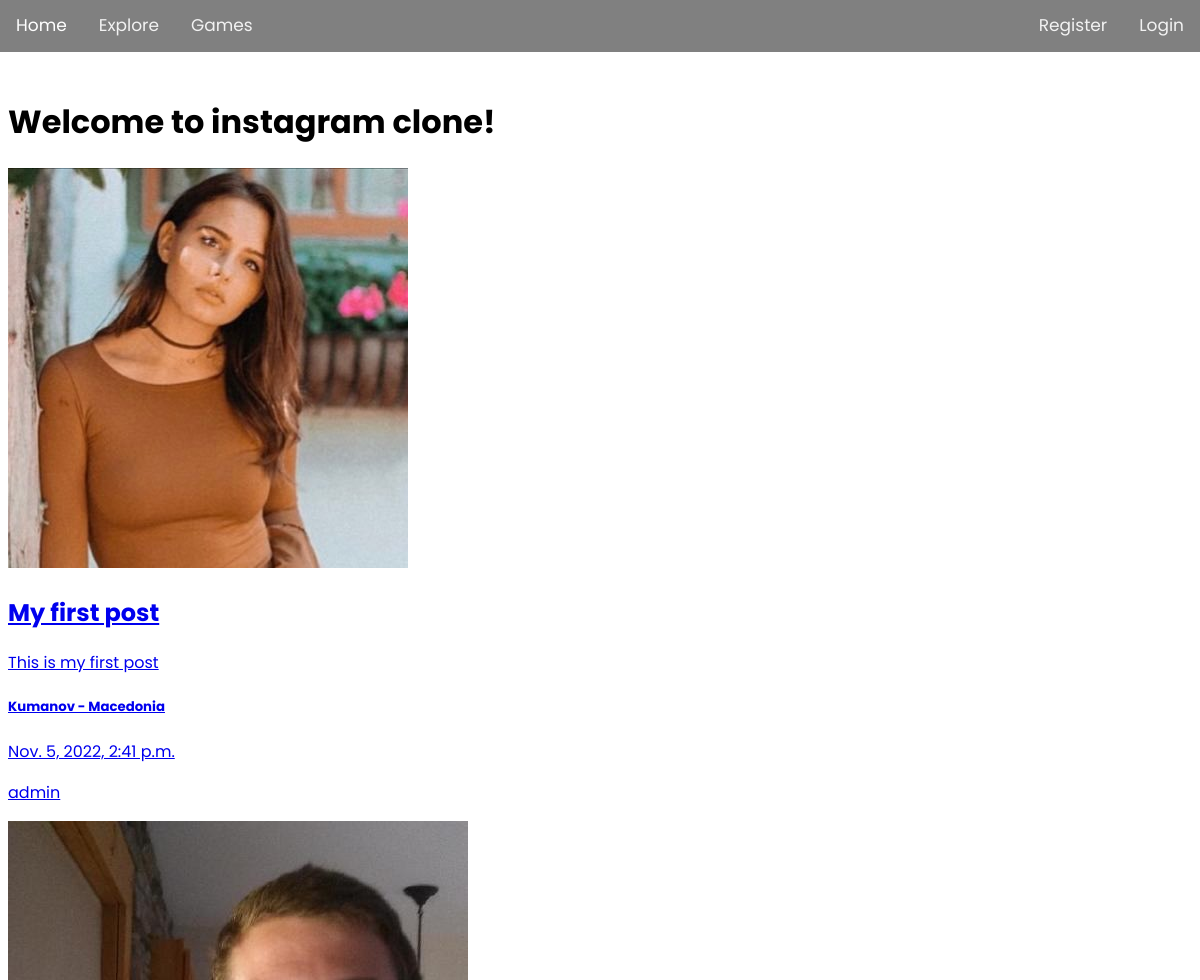
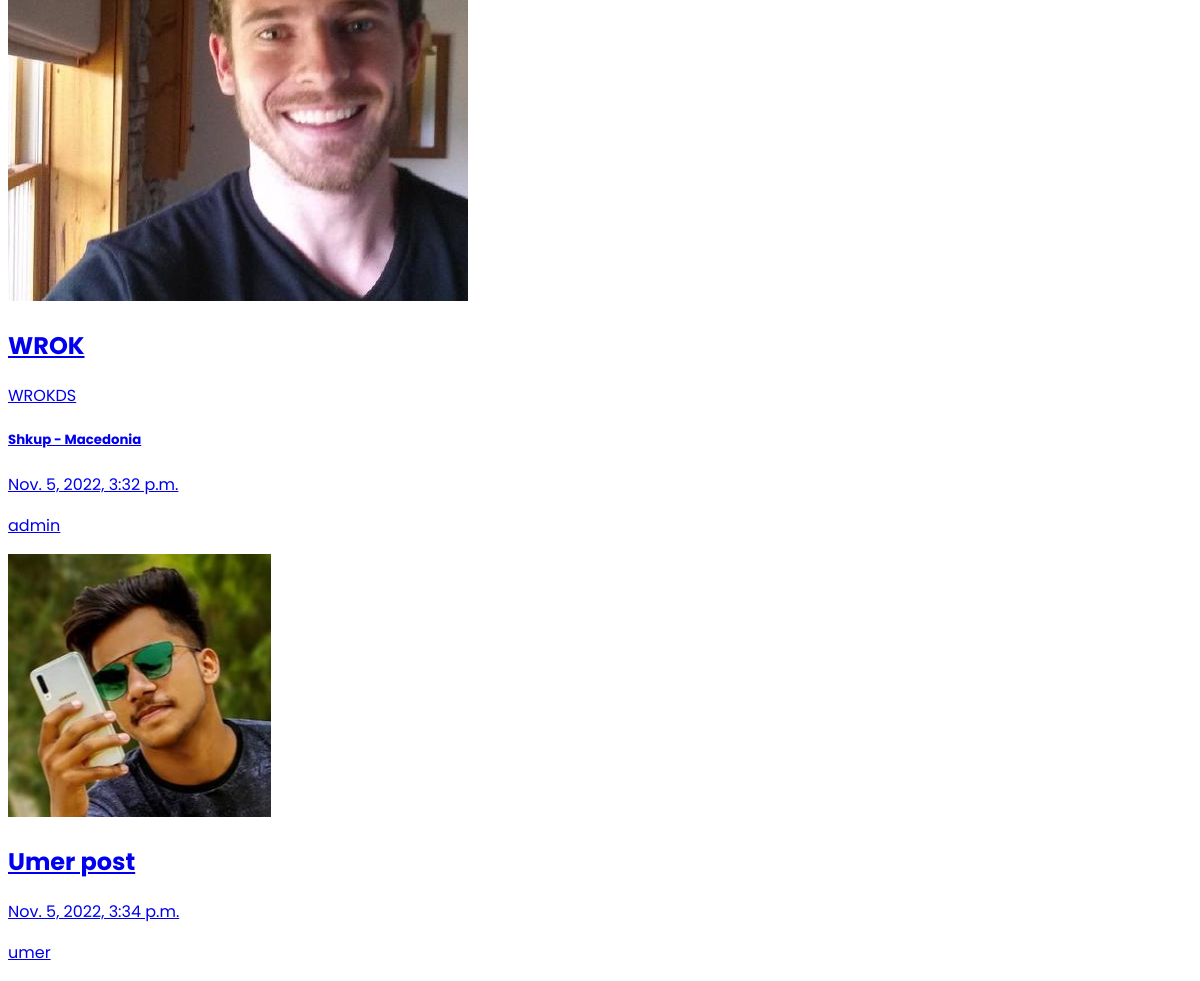
/, run on an earlier commit of the app's database (2 pictures, top to bottom).
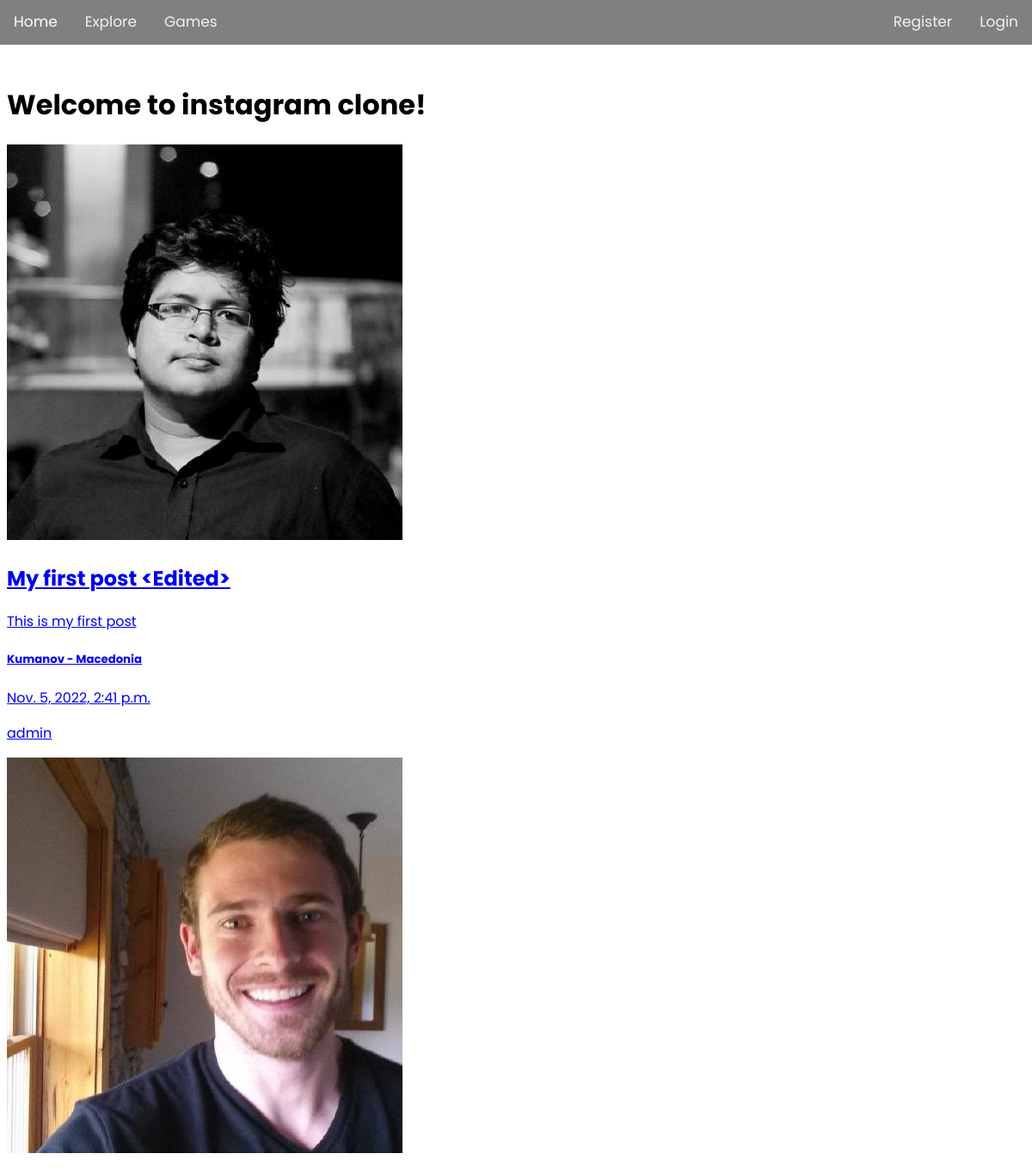
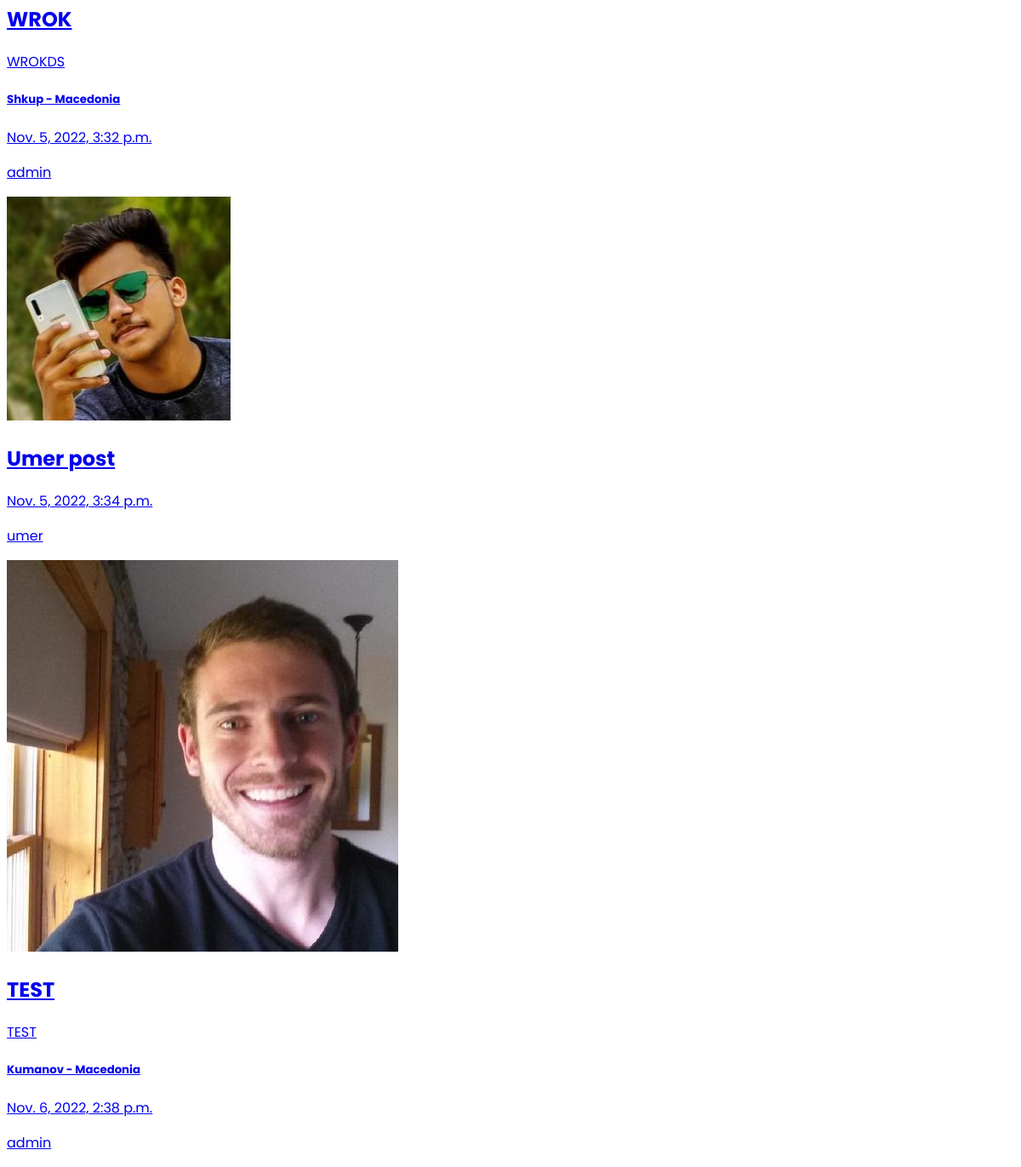
And on a later commit of the database (2 pictures, top to bottom).
### posts/models.py (models this page shows, shortened)
class Posts(models.Model):
    owner = models.ForeignKey(Profile , on_delete=models.CASCADE)
    title = models.CharField(max_length=255)
    caption = models.TextField(blank=True , null=True)
    location = models.ForeignKey('Location' , on_delete=models.CASCADE,blank=True , null=True)
    post_image = models.ImageField(default='')
    created = models.DateTimeField(auto_now_add = True)
    id = models.UUIDField(default=uuid.uuid4 , unique=True ,
                        primary_key=True , editable=False)

class Location(models.Model):
    city = models.CharField(max_length=255,blank=True , null=True)
    country = models.CharField(max_length=255,blank=True , null=True)
    created = models.DateTimeField(auto_now_add = True)
    id = models.UUIDField(default=uuid.uuid4 , unique=True ,
                        primary_key=True , editable=False)
    def __str__(self):
        return f'{self.city} - {self.country}'

### users/models.py (models this page shows)
class Profile(models.Model):
    user = models.OneToOneField(User , on_delete=models.CASCADE)
    username = models.CharField(max_length = 25 , unique=True)
    email = models.EmailField(blank=True , null=True)
    name = models.CharField(max_length=30 , blank=True , null=True)
    profile_image = models.ImageField(blank=True , null=True, upload_to='profiles/', default='images/profiles/user-default.png')
    bio = models.TextField(blank=True , null=True)
    created = models.DateTimeField(auto_now_add = True)
    id = models.UUIDField(default=uuid.uuid4 , unique=True ,
                        primary_key=True , editable=False)
    def __str__(self):
        return self.username

### posts/views.py (the view)
# urls.py: path('',views.index , name='index'),
def index(request):
    posts = Posts.objects.all()
    context = {
        'posts':posts
    }
    return render(request , 'index.html',context)

### templates/index.html (shortened to what this page needs)
{% extends 'main.html' %}
{% block content %}
    <h1>Welcome to instagram clone!</h1>
    {% for post in posts %}
    <a href="{% url 'singlePost' post.id %}">
    <img src="{{post.post_image.url}}" />
    <h2>{{post.title}}</h2>
    {% if post.caption %}
    <p>{{post.caption}}</p>
    {% endif %}
    {% if post.location %}
    <h5>{{post.location}}</h5>
    {% endif %}
    <p>{{post.created}}</p>
    </a>
    <p><a href="{% url 'profile' post.owner.id %}">{{post.owner}}</a></p>
    {% endfor %}
{% endblock content %}

### templates/main.html (shortened to what this page needs)
{% load static %}
<!DOCTYPE html>
<html lang="en">
<head>
    <link rel="stylesheet" href="{% static 'styles/navbar.css' %}">
    <link rel="stylesheet" type="text/css" href="{% static '/styles/sidepanel.css' %}">
</head>
<body>
    {% include 'navbar.html' %}
    <br>
    {% block content %}
    {% endblock content %}
</body>
</html>

### templates/navbar.html
{% load static %}
<header class="wrapper">
    <div class="topnav">
        <a class="active" href="/">Home</a>
        <a href="">Explore</a>
        <a href="">Games</a>
        <div class="login">
            {% if user.is_authenticated %}
                <a href="create/">Create</a>
                {% if user.profile.id %}
                    <div id="mySidenav" class="sidenav">
                        <p>Welcome {{ user.username }}</p>
                        <a href="javascript:void(0)" class="closebtn" onclick="closeNav()">&times;</a>
                        <a href="{% url 'profile' user.profile.id %}">Profile</a>
                        <a href="">SETTINGS</a>
                        <a href="{% url 'edit-profile' %}">Edit Profile</a>
                        <a class="nav-link" href="{% url 'logout' %}">Logout</a>
                      </div>
                    <span onclick="openNav()">
                        {% if user.profile.profile_image %}
                        <img src="{{ user.profile.profile_image.url }}" class="rounded-circle" width="50" height="50">
                        {% else %}
                        <img src="{% static 'GProfile/images/pfp.jpg' %}" class="rounded-circle" width="50" height="50">
                        {% endif %}
                    </span>
                {% endif %}
            {% else %}
                <a class="nav-link" href="{% url 'register' %}">Register</a>
                <a class="nav-link" href="{% url 'login' %}">Login</a>
            {% endif %}
</div>
</header>

### static/styles/navbar.css (style rules this page uses)
.topnav { background-color: gray; overflow: hidden; margin-top: -10px; margin-left: -8px; margin-right: -8px; }
.topnav a { float: left; color: #f2f2f2; text-align: center; padding: 14px 16px; text-decoration: none; font-size: 17px; }
.login { float: right; }
.topnav a.active { color: white; }
* { font-family: 'Poppins', sans-serif; }

What changed in the data, as far as the page shows it:
changed Posts "This is my first post": post_image: a different picture; title "My first post" → "My first post <Edited>"
added Posts: post_image (picture), title "TEST", caption "TEST", location "Kumanov - Macedonia", created "Nov. 6, 2022, 2:38 p.m.", owner "admin"
